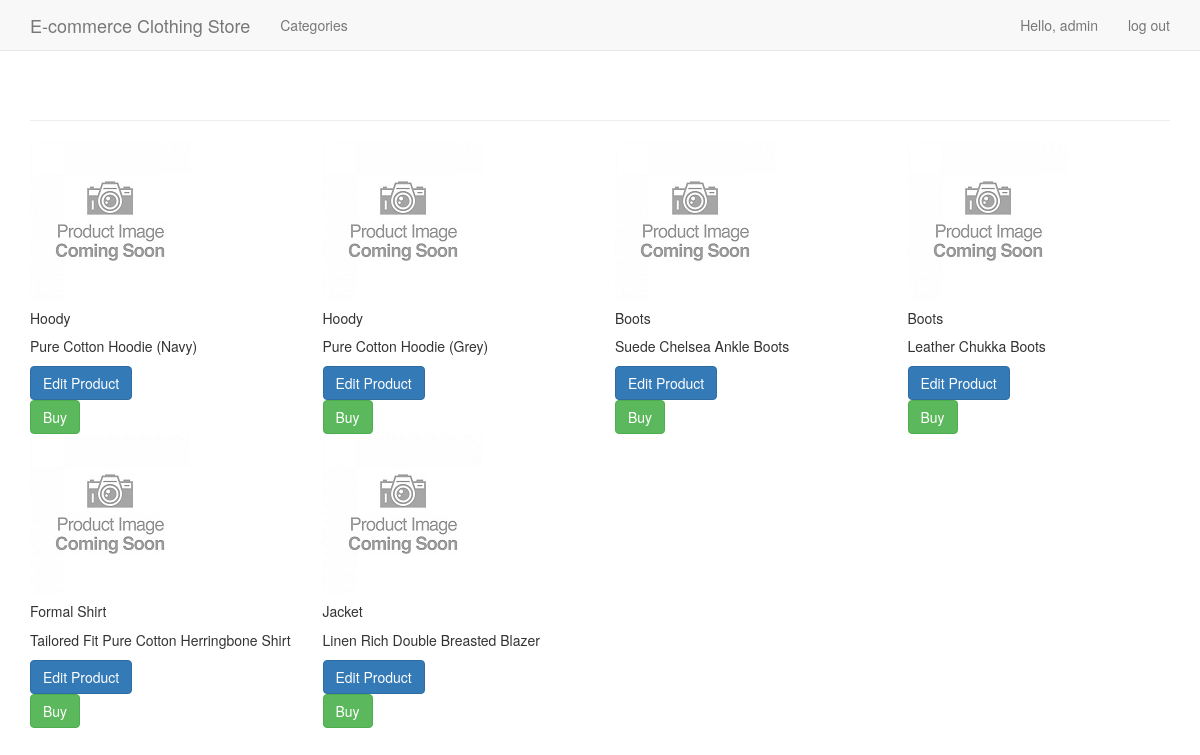
The page /categories/13/ (signed in) on the database its author committed.
### e_commerce_app/models.py (models this page shows, shortened)
class Product(models.Model):
    category = models.ForeignKey(Category, on_delete=models.DO_NOTHING)
    heading = models.CharField(max_length=255)
    cost = models.DecimalField(max_digits=6, decimal_places=2)
    text = models.TextField()
    date_added = models.DateTimeField(auto_now_add=True)
    image = models.ImageField(upload_to='images/', blank=True, null=True)
    is_admin_editable = models.BooleanField(default=True)
    class Meta:
        verbose_name_plural = 'products'

### e_commerce_app/views.py (the view)
# urls.py: re_path('^categories/(?P<category_id>\d+)/$', views.category, name='category'),
@login_required
def category(request, category_id):
    category = Category.objects.get(id=category_id)
    products = category.product_set.order_by('-date_added')
    context = {'category': category, 'products': products}
    return render(request, 'e_commerce_app/category.html', context)

### e_commerce_app/templates/e_commerce_app/category.html (shortened to what this page needs)
{% extends 'e_commerce_app/base.html' %}
{% load static %}
{% block content %}
  <div class="row">
    {% for product in products %}
      <div class="col-lg-3 col-md-4 col-sm-6">
        <div class="card">
          <img class="card-img-top" src="{% static 'e_commerce_app/images/placeholder.jpg' %}" alt="Product Image">          <div class="card-body">
            <h5 class="card-title">{{ product.heading }}</h5>
            <p class="card-text">{{ product.text }}</p>
            {% if user.is_staff %}
              <a href="{% url 'e_commerce_app:edit_product' product.id %}" class="btn btn-primary">Edit Product</a>
            {% endif %}
            <form action="{% url 'e_commerce_app:product' product.id %}" method="post" class="mt-2">
              <button type="submit" class="btn btn-success">Buy</button>
            </form>
          </div>
        </div>
      </div>
    {% empty %}
      <div class="col-12">
        <p>There are no products for this category yet.</p>
      </div>
    {% endfor %}
  </div>
{% endblock content %}

### e_commerce_app/templates/e_commerce_app/base.html (shortened to what this page needs)
{% load bootstrap3 %}
<!DOCTYPE html>
<html lang="en">
  <head>
    {% bootstrap_css %}
  </head>
  <body>
    <nav class="navbar navbar-default navbar-static-top">
      <div class="container">
        <div class="navbar-header">
          <a class="navbar-brand" href="{% url 'e_commerce_app:index' %}">
              E-commerce Clothing Store
          </a>
        </div>
        <div id="navbar" class="navbar-collapse collapse">
            <ul class="nav navbar-nav">
                <li><a href="{% url 'e_commerce_app:categories' %}">Categories</a></li>
            </ul>
            <ul class="nav navbar-nav navbar-right">
                {% if user.is_authenticated %}
                  <li><a href="{% url 'users:user_profile' %}">Hello, {{ user.username }}</a></li>
                  <li><a href="{% url 'users:logout' %}"> log out</a></li>
                {% else %}
                  <li><a href="{% url 'users:register' %}">register</a></li>
                  <li><a href="{% url 'users:login' %}">log in</a></li>
                {% endif %}
            </ul>
        </div>
      </div>
    </nav>
    <div class="container">
      <div class="page-header">
      </div>
      <div>
        {% block content %}{% endblock content %}
      </div>
    </div>
  </body>
</html>

### rows shown on the page
Product: heading "Hoody", text "Pure Cotton Hoodie (Navy)"
Product: heading "Hoody", text "Pure Cotton Hoodie (Grey)"
Product: heading "Boots", text "Suede Chelsea Ankle Boots"
Product: heading "Boots", text "Leather Chukka Boots"
Product: heading "Formal Shirt", text "Tailored Fit Pure Cotton Herringbone Shirt"
Product: heading "Jacket", text "Linen Rich Double Breasted Blazer"

### other values the page prints
{{ user.username }} "admin"
